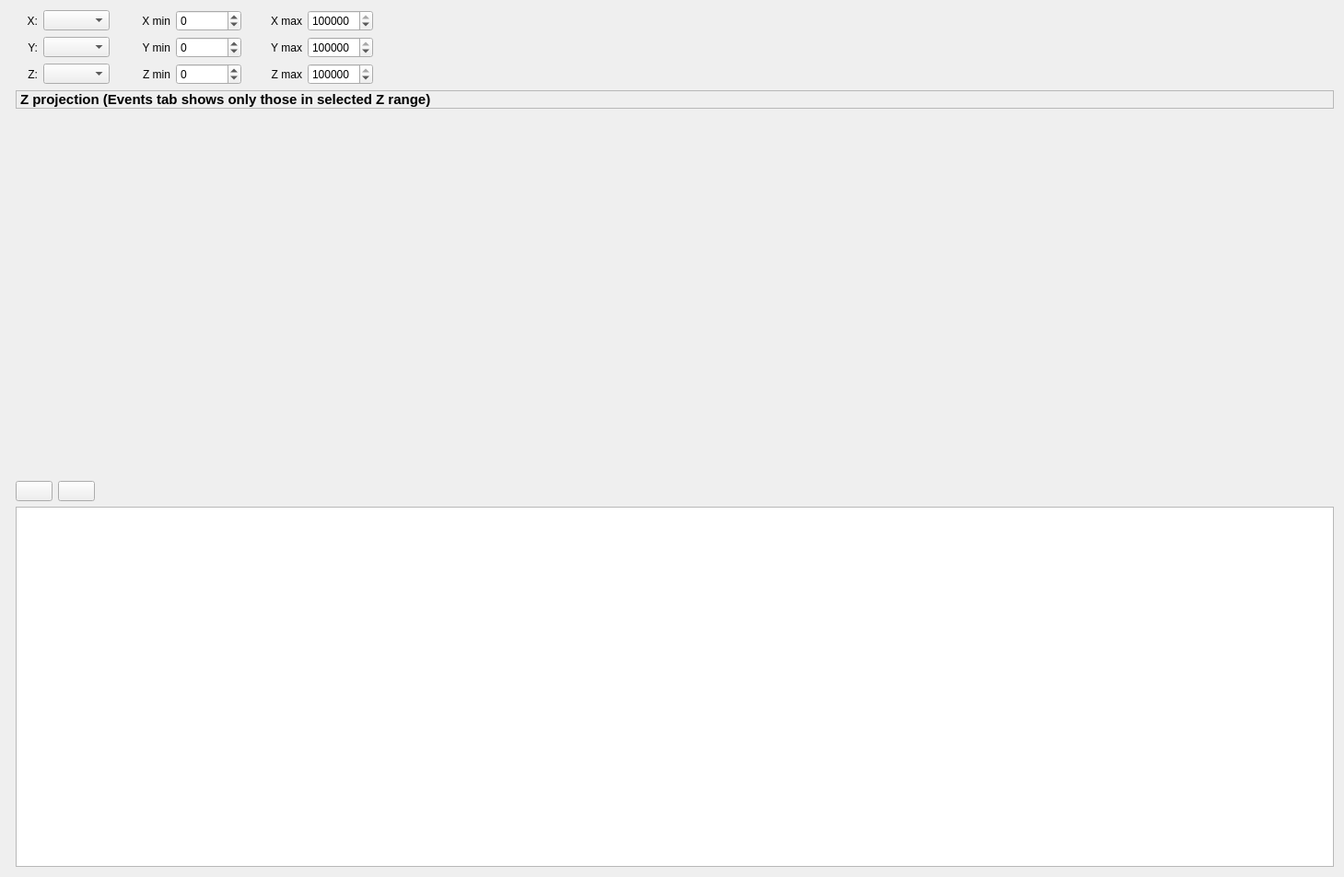
<?xml version="1.0" encoding="UTF-8"?>
<ui version="4.0">
 <class>Analyzer</class>
 <widget class="QWidget" name="Analyzer">
  <property name="geometry">
   <rect>
    <x>0</x>
    <y>0</y>
    <width>1459</width>
    <height>952</height>
   </rect>
  </property>
  <property name="windowTitle">
   <string>Analyzer</string>
  </property>
  <property name="windowIcon">
   <iconset>
    <normaloff>:/new/icons/qpx.xpm</normaloff>:/new/icons/qpx.xpm</iconset>
  </property>
  <layout class="QGridLayout" name="gridLayout">
   <item row="1" column="0">
    <layout class="QHBoxLayout" name="horizontalLayout_5">
     <item>
      <widget class="QLabel" name="label_9">
       <property name="minimumSize">
        <size>
         <width>30</width>
         <height>0</height>
        </size>
       </property>
       <property name="text">
        <string>Y:</string>
       </property>
       <property name="alignment">
        <set>Qt::AlignRight|Qt::AlignTrailing|Qt::AlignVCenter</set>
       </property>
      </widget>
     </item>
     <item>
      <widget class="QComboBox" name="comboWeightsY">
       <property name="sizeAdjustPolicy">
        <enum>QComboBox::AdjustToContents</enum>
       </property>
      </widget>
     </item>
     <item>
      <widget class="QLabel" name="label_10">
       <property name="minimumSize">
        <size>
         <width>60</width>
         <height>0</height>
        </size>
       </property>
       <property name="text">
        <string>Y min</string>
       </property>
       <property name="alignment">
        <set>Qt::AlignRight|Qt::AlignTrailing|Qt::AlignVCenter</set>
       </property>
      </widget>
     </item>
     <item>
      <widget class="QSpinBox" name="spinMinY">
       <property name="sizePolicy">
        <sizepolicy hsizetype="Maximum" vsizetype="Fixed">
         <horstretch>0</horstretch>
         <verstretch>0</verstretch>
        </sizepolicy>
       </property>
       <property name="minimum">
        <number>-1000000</number>
       </property>
       <property name="maximum">
        <number>1000000</number>
       </property>
       <property name="singleStep">
        <number>1</number>
       </property>
      </widget>
     </item>
     <item>
      <widget class="QLabel" name="label_12">
       <property name="minimumSize">
        <size>
         <width>60</width>
         <height>0</height>
        </size>
       </property>
       <property name="text">
        <string>Y max</string>
       </property>
       <property name="alignment">
        <set>Qt::AlignRight|Qt::AlignTrailing|Qt::AlignVCenter</set>
       </property>
      </widget>
     </item>
     <item>
      <widget class="QSpinBox" name="spinMaxY">
       <property name="sizePolicy">
        <sizepolicy hsizetype="Maximum" vsizetype="Fixed">
         <horstretch>0</horstretch>
         <verstretch>0</verstretch>
        </sizepolicy>
       </property>
       <property name="minimum">
        <number>-1000000</number>
       </property>
       <property name="maximum">
        <number>1000000</number>
       </property>
       <property name="singleStep">
        <number>1</number>
       </property>
       <property name="value">
        <number>1000000</number>
       </property>
      </widget>
     </item>
     <item>
      <widget class="QLabel" name="labelY">
       <property name="sizePolicy">
        <sizepolicy hsizetype="Expanding" vsizetype="Preferred">
         <horstretch>0</horstretch>
         <verstretch>0</verstretch>
        </sizepolicy>
       </property>
       <property name="minimumSize">
        <size>
         <width>0</width>
         <height>0</height>
        </size>
       </property>
       <property name="text">
        <string/>
       </property>
       <property name="alignment">
        <set>Qt::AlignLeading|Qt::AlignLeft|Qt::AlignVCenter</set>
       </property>
      </widget>
     </item>
    </layout>
   </item>
   <item row="3" column="0">
    <layout class="QHBoxLayout" name="horizontalLayout_2">
     <item>
      <layout class="QVBoxLayout" name="verticalLayout_2">
       <item>
        <widget class="WidgetPlot2D" name="plot2D" native="true">
         <property name="sizePolicy">
          <sizepolicy hsizetype="Preferred" vsizetype="MinimumExpanding">
           <horstretch>0</horstretch>
           <verstretch>0</verstretch>
          </sizepolicy>
         </property>
        </widget>
       </item>
      </layout>
     </item>
     <item>
      <layout class="QVBoxLayout" name="verticalLayout">
       <item>
        <widget class="QLabel" name="label">
         <property name="font">
          <font>
           <pointsize>11</pointsize>
           <weight>75</weight>
           <bold>true</bold>
          </font>
         </property>
         <property name="frameShape">
          <enum>QFrame::StyledPanel</enum>
         </property>
         <property name="frameShadow">
          <enum>QFrame::Sunken</enum>
         </property>
         <property name="lineWidth">
          <number>2</number>
         </property>
         <property name="midLineWidth">
          <number>0</number>
         </property>
         <property name="text">
          <string>Z projection (Events tab shows only those in selected Z range)</string>
         </property>
        </widget>
       </item>
       <item>
        <widget class="WidgetPlotMulti1D" name="plotHistogram" native="true">
         <property name="sizePolicy">
          <sizepolicy hsizetype="Preferred" vsizetype="MinimumExpanding">
           <horstretch>0</horstretch>
           <verstretch>0</verstretch>
          </sizepolicy>
         </property>
        </widget>
       </item>
       <item>
        <layout class="QHBoxLayout" name="horizontalLayout_4">
         <item>
          <widget class="QPushButton" name="pushAddBox">
           <property name="text">
            <string/>
           </property>
           <property name="icon">
            <iconset resource="../resources/tpccres.qrc">
             <normaloff>:/icons/oxy/16/edit_add.png</normaloff>:/icons/oxy/16/edit_add.png</iconset>
           </property>
          </widget>
         </item>
         <item>
          <widget class="QPushButton" name="pushRemoveBox">
           <property name="text">
            <string/>
           </property>
           <property name="icon">
            <iconset resource="../resources/tpccres.qrc">
             <normaloff>:/icons/oxy/16/editdelete.png</normaloff>:/icons/oxy/16/editdelete.png</iconset>
           </property>
          </widget>
         </item>
         <item>
          <widget class="QLabel" name="label_11">
           <property name="sizePolicy">
            <sizepolicy hsizetype="Expanding" vsizetype="Preferred">
             <horstretch>0</horstretch>
             <verstretch>0</verstretch>
            </sizepolicy>
           </property>
           <property name="minimumSize">
            <size>
             <width>0</width>
             <height>0</height>
            </size>
           </property>
           <property name="text">
            <string/>
           </property>
           <property name="alignment">
            <set>Qt::AlignRight|Qt::AlignTrailing|Qt::AlignVCenter</set>
           </property>
          </widget>
         </item>
        </layout>
       </item>
       <item>
        <widget class="QTableView" name="tableBoxes">
         <property name="sizePolicy">
          <sizepolicy hsizetype="Preferred" vsizetype="Expanding">
           <horstretch>0</horstretch>
           <verstretch>0</verstretch>
          </sizepolicy>
         </property>
        </widget>
       </item>
      </layout>
     </item>
    </layout>
   </item>
   <item row="0" column="0">
    <layout class="QHBoxLayout" name="horizontalLayout_6">
     <item>
      <widget class="QLabel" name="label_14">
       <property name="minimumSize">
        <size>
         <width>30</width>
         <height>0</height>
        </size>
       </property>
       <property name="text">
        <string>X:</string>
       </property>
       <property name="alignment">
        <set>Qt::AlignRight|Qt::AlignTrailing|Qt::AlignVCenter</set>
       </property>
      </widget>
     </item>
     <item>
      <widget class="QComboBox" name="comboWeightsX">
       <property name="sizeAdjustPolicy">
        <enum>QComboBox::AdjustToContents</enum>
       </property>
      </widget>
     </item>
     <item>
      <widget class="QLabel" name="label_15">
       <property name="minimumSize">
        <size>
         <width>60</width>
         <height>0</height>
        </size>
       </property>
       <property name="text">
        <string>X min</string>
       </property>
       <property name="alignment">
        <set>Qt::AlignRight|Qt::AlignTrailing|Qt::AlignVCenter</set>
       </property>
      </widget>
     </item>
     <item>
      <widget class="QSpinBox" name="spinMinX">
       <property name="sizePolicy">
        <sizepolicy hsizetype="Maximum" vsizetype="Fixed">
         <horstretch>0</horstretch>
         <verstretch>0</verstretch>
        </sizepolicy>
       </property>
       <property name="minimum">
        <number>-1000000</number>
       </property>
       <property name="maximum">
        <number>1000000</number>
       </property>
       <property name="singleStep">
        <number>1</number>
       </property>
      </widget>
     </item>
     <item>
      <widget class="QLabel" name="label_16">
       <property name="minimumSize">
        <size>
         <width>60</width>
         <height>0</height>
        </size>
       </property>
       <property name="text">
        <string>X max</string>
       </property>
       <property name="alignment">
        <set>Qt::AlignRight|Qt::AlignTrailing|Qt::AlignVCenter</set>
       </property>
      </widget>
     </item>
     <item>
      <widget class="QSpinBox" name="spinMaxX">
       <property name="sizePolicy">
        <sizepolicy hsizetype="Maximum" vsizetype="Fixed">
         <horstretch>0</horstretch>
         <verstretch>0</verstretch>
        </sizepolicy>
       </property>
       <property name="minimum">
        <number>-1000000</number>
       </property>
       <property name="maximum">
        <number>1000000</number>
       </property>
       <property name="singleStep">
        <number>1</number>
       </property>
       <property name="value">
        <number>1000000</number>
       </property>
      </widget>
     </item>
     <item>
      <widget class="QLabel" name="labelX">
       <property name="sizePolicy">
        <sizepolicy hsizetype="Expanding" vsizetype="Preferred">
         <horstretch>0</horstretch>
         <verstretch>0</verstretch>
        </sizepolicy>
       </property>
       <property name="minimumSize">
        <size>
         <width>0</width>
         <height>0</height>
        </size>
       </property>
       <property name="text">
        <string/>
       </property>
       <property name="alignment">
        <set>Qt::AlignLeading|Qt::AlignLeft|Qt::AlignVCenter</set>
       </property>
      </widget>
     </item>
    </layout>
   </item>
   <item row="2" column="0">
    <layout class="QHBoxLayout" name="horizontalLayout_3">
     <item>
      <widget class="QLabel" name="label_7">
       <property name="minimumSize">
        <size>
         <width>30</width>
         <height>0</height>
        </size>
       </property>
       <property name="text">
        <string>Z:</string>
       </property>
       <property name="alignment">
        <set>Qt::AlignRight|Qt::AlignTrailing|Qt::AlignVCenter</set>
       </property>
      </widget>
     </item>
     <item>
      <widget class="QComboBox" name="comboWeightsZ">
       <property name="sizeAdjustPolicy">
        <enum>QComboBox::AdjustToContents</enum>
       </property>
      </widget>
     </item>
     <item>
      <widget class="QLabel" name="label_4">
       <property name="minimumSize">
        <size>
         <width>60</width>
         <height>0</height>
        </size>
       </property>
       <property name="text">
        <string>Z min</string>
       </property>
       <property name="alignment">
        <set>Qt::AlignRight|Qt::AlignTrailing|Qt::AlignVCenter</set>
       </property>
      </widget>
     </item>
     <item>
      <widget class="QSpinBox" name="spinMinZ">
       <property name="sizePolicy">
        <sizepolicy hsizetype="Maximum" vsizetype="Fixed">
         <horstretch>0</horstretch>
         <verstretch>0</verstretch>
        </sizepolicy>
       </property>
       <property name="minimum">
        <number>-1000000</number>
       </property>
       <property name="maximum">
        <number>1000000</number>
       </property>
       <property name="singleStep">
        <number>1</number>
       </property>
      </widget>
     </item>
     <item>
      <widget class="QLabel" name="label_5">
       <property name="minimumSize">
        <size>
         <width>60</width>
         <height>0</height>
        </size>
       </property>
       <property name="text">
        <string>Z max</string>
       </property>
       <property name="alignment">
        <set>Qt::AlignRight|Qt::AlignTrailing|Qt::AlignVCenter</set>
       </property>
      </widget>
     </item>
     <item>
      <widget class="QSpinBox" name="spinMaxZ">
       <property name="sizePolicy">
        <sizepolicy hsizetype="Maximum" vsizetype="Fixed">
         <horstretch>0</horstretch>
         <verstretch>0</verstretch>
        </sizepolicy>
       </property>
       <property name="minimum">
        <number>-1000000</number>
       </property>
       <property name="maximum">
        <number>1000000</number>
       </property>
       <property name="singleStep">
        <number>1</number>
       </property>
       <property name="value">
        <number>1000000</number>
       </property>
      </widget>
     </item>
     <item>
      <widget class="QLabel" name="labelZ">
       <property name="sizePolicy">
        <sizepolicy hsizetype="Expanding" vsizetype="Preferred">
         <horstretch>0</horstretch>
         <verstretch>0</verstretch>
        </sizepolicy>
       </property>
       <property name="minimumSize">
        <size>
         <width>0</width>
         <height>0</height>
        </size>
       </property>
       <property name="text">
        <string/>
       </property>
       <property name="alignment">
        <set>Qt::AlignLeading|Qt::AlignLeft|Qt::AlignVCenter</set>
       </property>
      </widget>
     </item>
    </layout>
   </item>
  </layout>
 </widget>
 <customwidgets>
  <customwidget>
   <class>WidgetPlot2D</class>
   <extends>QWidget</extends>
   <header>widget_plot2d.h</header>
   <container>1</container>
  </customwidget>
  <customwidget>
   <class>WidgetPlotMulti1D</class>
   <extends>QWidget</extends>
   <header>widget_plot_multi1d.h</header>
   <container>1</container>
  </customwidget>
 </customwidgets>
 <resources>
  <include location="../resources/tpccres.qrc"/>
 </resources>
 <connections/>
</ui>
